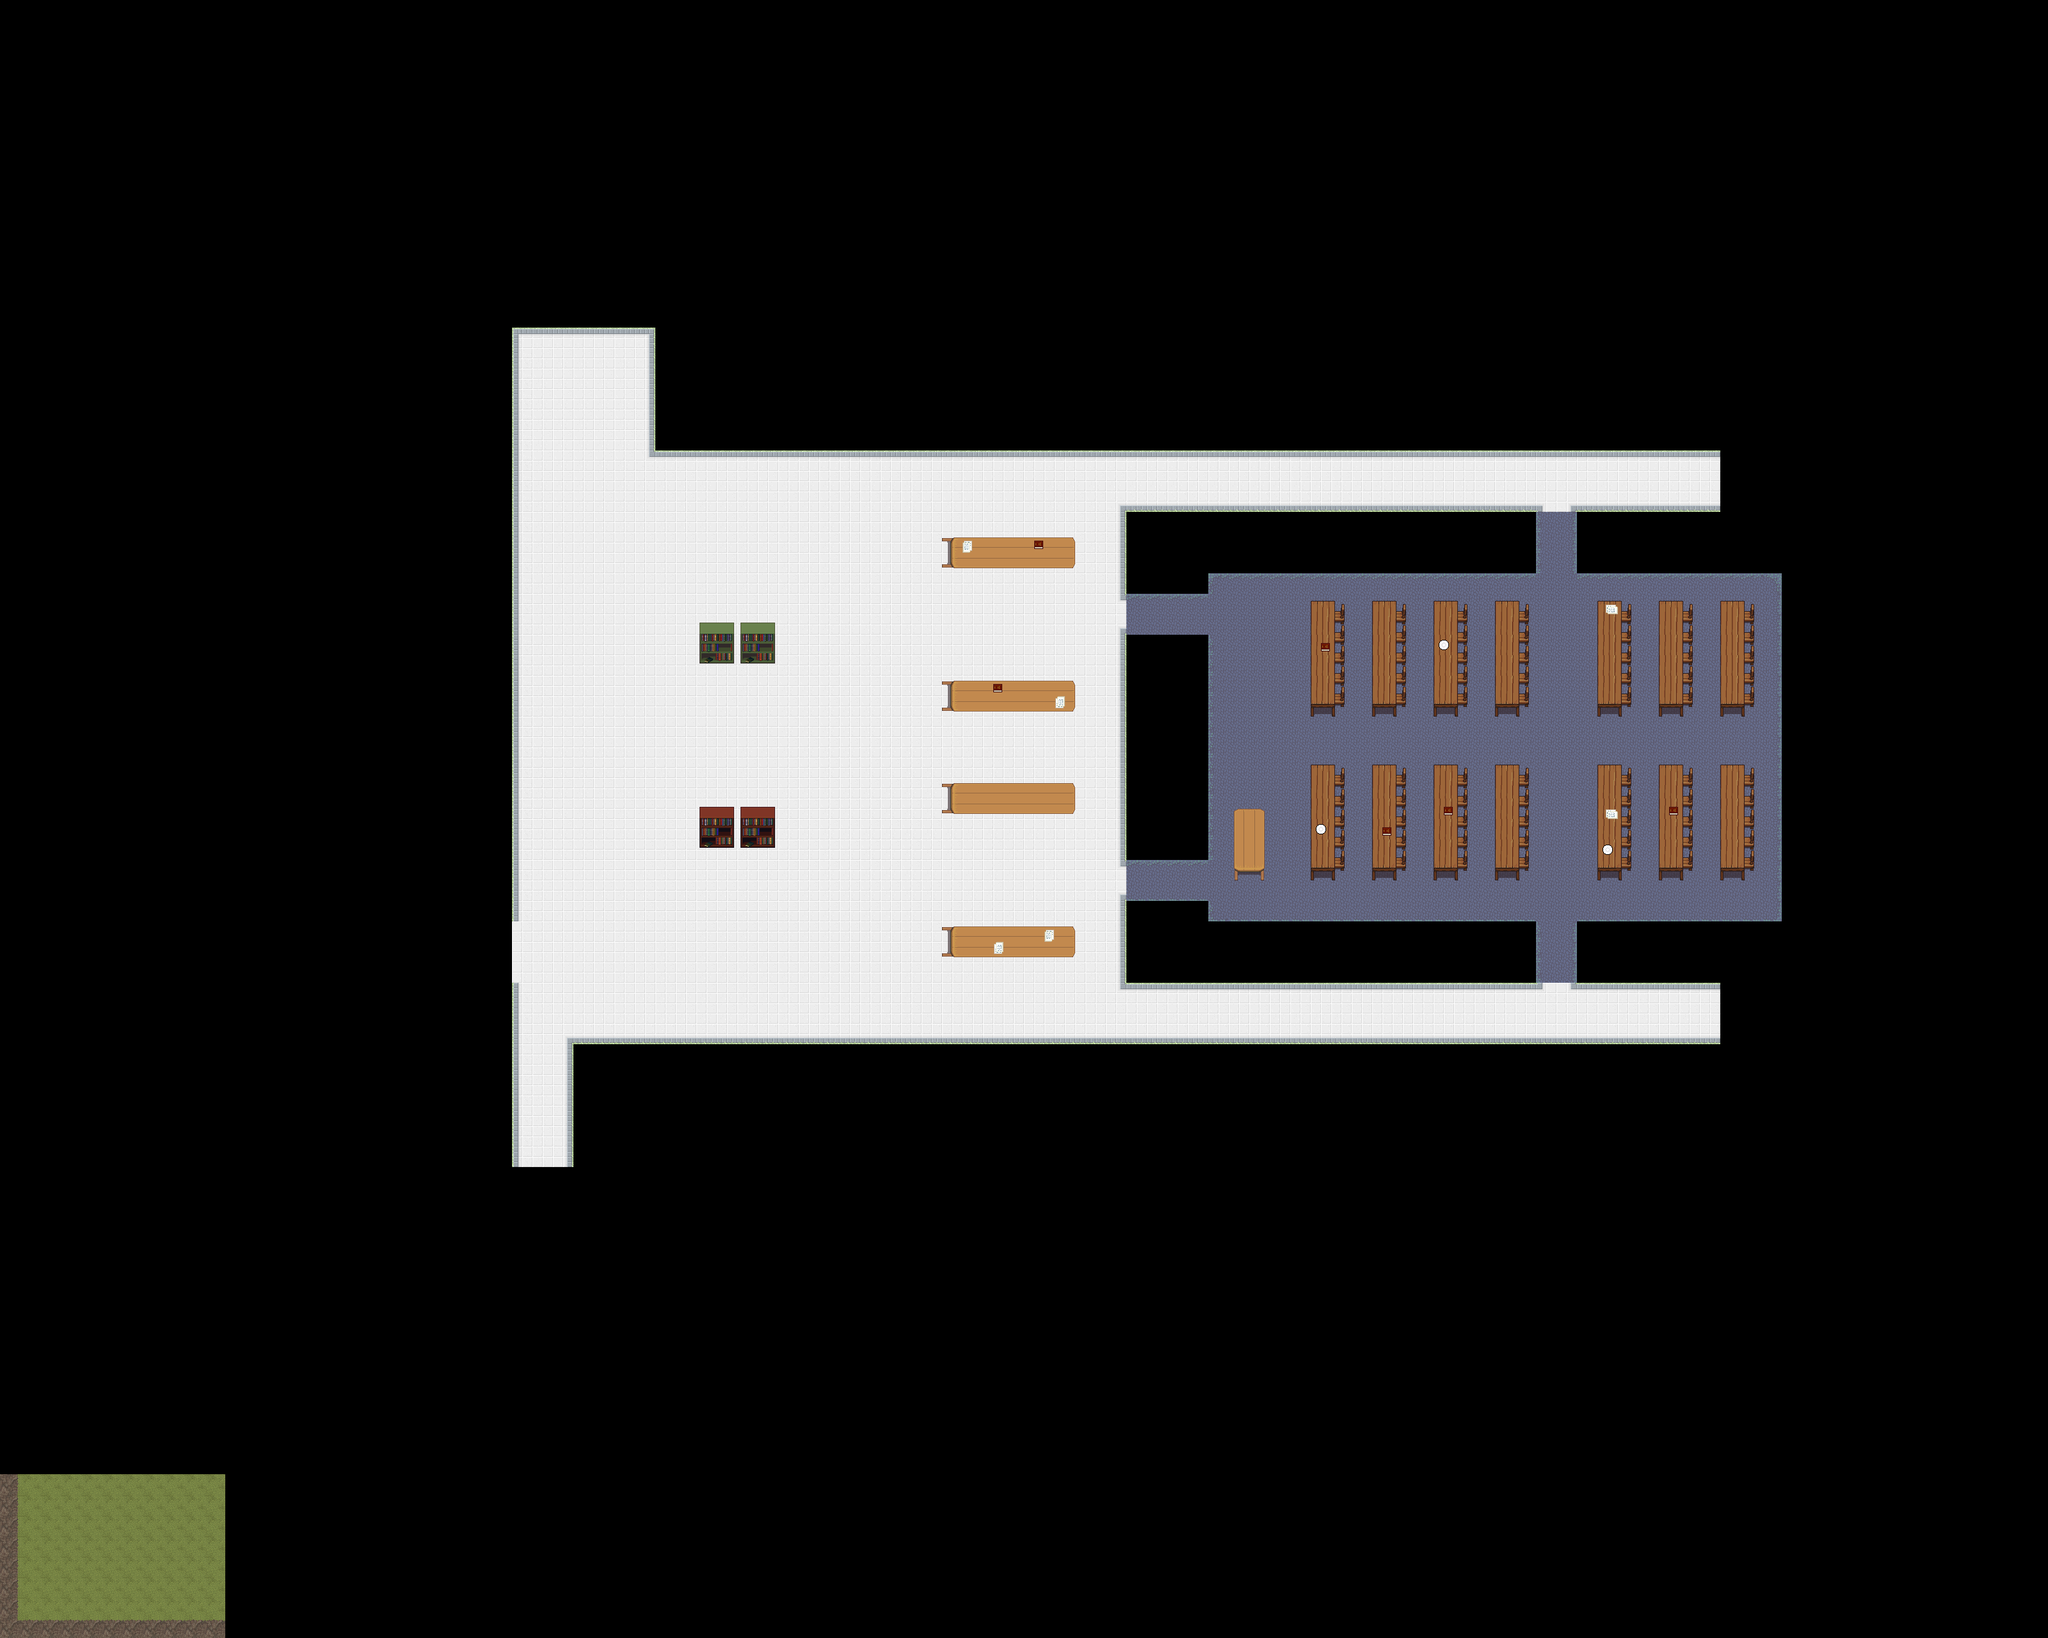

A 2D game scene composited from a Tiled map and its tileset images. What follows is a short description and the map's XML, with each tile layer's data collapsed to a summary:
An orthogonal 100x80 tile map with 32x32 px tiles, 3 tile layers (Background, Foreground, Foreground 2) and 35 objects (SpawnPoint, ExitPoint, Enemy.FAST, PowerUp.DOUBLE_POINTS, PowerUp.SPEED, ...).

<map version="1.2" tiledversion="2019.01.30" orientation="orthogonal" renderorder="right-down" width="100" height="80" tilewidth="32" tileheight="32" infinite="0" nextlayerid="8" nextobjectid="50">
 <tileset firstgid="1" source="finaltileset.tsx" />
 <layer id="1" name="Background" width="100" height="80">
  <data>[8000 cells, 1693 non-empty, 24 distinct tile ids]</data>
 </layer>
 <layer id="2" name="Foreground" width="100" height="80">
  <data>[8000 cells, 256 non-empty, 24 distinct tile ids]</data>
 </layer>
 <layer id="4" name="Foreground 2" width="100" height="80">
  <data>[8000 cells, 20 non-empty, 4 distinct tile ids]</data>
 </layer>
 <objectgroup id="3" name="Objects">
  <object id="2" name="SpawnPoint" type="SpawnPoint" x="2705.33" y="1158.67">
   <point />
  </object>
  <object id="3" name="ExitPoint" type="ExitPoint" x="800" y="1438.67" width="32" height="97.3333" />
 </objectgroup>
 <objectgroup id="5" name="Entities">
  <object id="4" name="EnemySpawn1" type="Enemy.FAST" x="1310.67" y="1453.33">
   <properties>
    <property name="entityClass" value="Enemy" />
    <property name="entityType" value="FAST" />
   </properties>
   <point />
  </object>
  <object id="5" name="PowerUpSpawn1" type="PowerUp.DOUBLE_POINTS" x="1264" y="812">
   <properties>
    <property name="entityClass" value="PowerUp" />
    <property name="entityType" value="DOUBLE_POINTS" />
   </properties>
   <point />
  </object>
  <object id="6" name="PowerUpSpawn2" type="PowerUp.SPEED" x="1093.33" y="810.667">
   <properties>
    <property name="entityClass" value="PowerUp" />
    <property name="entityType" value="SPEED" />
   </properties>
   <point />
  </object>
  <object id="7" name="PowerUpSpawn3" type="PowerUp.REGEN" x="1117.33" y="1454.67">
   <properties>
    <property name="entityClass" value="PowerUp" />
    <property name="entityType" value="REGEN" />
   </properties>
   <point />
  </object>
 </objectgroup>
 <objectgroup id="6" name="Walls">
  <object id="8" name="ExteriorWall" x="800" y="1536">
   <polyline points="0,0 0,288 96,288 96,96 1888,96 1888,0 1664,0 1664,-96 1984,-96 1984,-640 1664,-640 1664,-736 1888,-736 1888,-832 224,-832 224,-1024 0,-1024 0,-96" />
  </object>
  <object id="9" name="Wall1" x="1760" y="992">
   <polygon points="0,0 0,352 128,352 128,0" />
  </object>
  <object id="13" name="Wall2" x="1888" y="800" width="512" height="96" />
  <object id="14" name="Wall3" x="1760" y="800" width="128" height="128" />
  <object id="15" name="Wall4" x="1888" y="1440" width="512" height="96" />
  <object id="16" name="Wall5" x="1760" y="1408" width="128" height="128" />
 </objectgroup>
 <objectgroup id="7" name="Furniture">
  <object id="18" name="Table 16" x="1472" y="841" width="207" height="46.5" />
  <object id="27" name="Table 17" x="1472" y="1064.67" width="208" height="46" />
  <object id="28" name="Table 18" x="1471.33" y="1224.33" width="208" height="46" />
  <object id="29" name="Table 19" x="1470.67" y="1447.67" width="208" height="46" />
  <object id="30" name="Bookcase 2" x="1093.33" y="1260.67" width="53.3333" height="64" />
  <object id="31" name="Bookcase 1" x="1156.67" y="1261.33" width="54" height="64" />
  <object id="32" name="Bookcase 3" x="1093.33" y="972.667" width="54" height="64.6667" />
  <object id="33" name="Bookcase 4" x="1157.33" y="973.333" width="52.6667" height="63.3333" />
  <object id="34" name="Table 7" x="2048" y="938.5" width="51.8333" height="166" />
  <object id="35" name="Table 6" x="2144.75" y="939.5" width="51.8333" height="166" />
  <object id="36" name="Table 5" x="2241.25" y="938.5" width="51.8333" height="166" />
  <object id="37" name="Table 4" x="2336.75" y="939.5" width="51.1667" height="166" />
  <object id="38" name="Table 11" x="2336.75" y="1195" width="52.5" height="166" />
  <object id="39" name="Table 14" x="2047.75" y="1196" width="51.8333" height="166" />
  <object id="40" name="Table 12" x="2240.75" y="1194.5" width="51.8333" height="166" />
  <object id="41" name="Table 15" x="1928.67" y="1264.67" width="46" height="96.6667" />
  <object id="43" name="Table 13" x="2144.42" y="1195.33" width="52.5" height="166" />
  <object id="44" name="Table 10" x="2495.08" y="1195" width="52.5" height="166" />
  <object id="45" name="Table 9" x="2591.75" y="1194.33" width="52.5" height="166" />
  <object id="46" name="Table 1" x="2688.42" y="939" width="52.5" height="166" />
  <object id="47" name="Table 8" x="2689.75" y="1195" width="52.5" height="166" />
  <object id="48" name="Table 2" x="2591.75" y="939.667" width="52.5" height="166" />
  <object id="49" name="Table 3" x="2495.75" y="939" width="52.5" height="166" />
 </objectgroup>
</map>